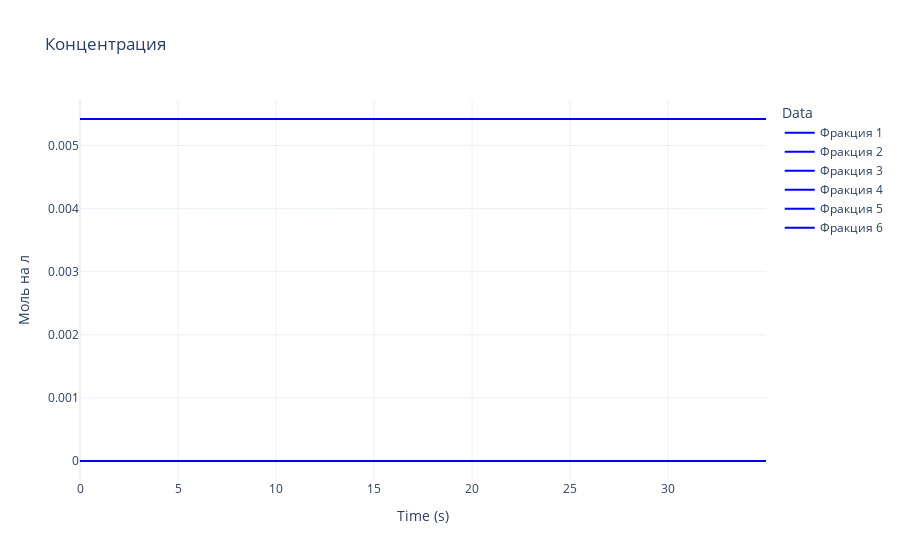

The cell this chart's notebook holds for it:
### Code cell
n = 6
P = block1(n)
block2(P, n)

### Figure 1 — Plotly figure (JSON) as saved in the notebook; plotly's stock layout.template omitted (floating-point values rounded to 4 significant figures; data arrays with more than 128 entries replaced by an {"elided": "..."} marker saying what was removed)
{"data": [{"marker": {"color": "blue", "size": 8}, "mode": "lines", "name": "Фракция 1", "type": "scatter", "x": {"elided": "3500 float values"}, "y": {"elided": "3501 float values"}}, {"marker": {"color": "blue", "size": 8}, "mode": "lines", "name": "Фракция 2", "type": "scatter", "x": {"elided": "3500 float values"}, "y": {"elided": "3501 float values"}}, {"marker": {"color": "blue", "size": 8}, "mode": "lines", "name": "Фракция 3", "type": "scatter", "x": {"elided": "3500 float values"}, "y": {"elided": "3501 float values"}}, {"marker": {"color": "blue", "size": 8}, "mode": "lines", "name": "Фракция 4", "type": "scatter", "x": {"elided": "3500 float values"}, "y": {"elided": "3501 float values"}}, {"marker": {"color": "blue", "size": 8}, "mode": "lines", "name": "Фракция 5", "type": "scatter", "x": {"elided": "3500 float values"}, "y": {"elided": "3501 float values"}}, {"marker": {"color": "blue", "size": 8}, "mode": "lines", "name": "Фракция 6", "type": "scatter", "x": {"elided": "3500 float values"}, "y": {"elided": "3501 float values"}}], "layout": {"legend": {"title": {"text": "Data"}}, "title": {"text": "Концентрация"}, "xaxis": {"title": {"text": "Time (s)"}}, "yaxis": {"title": {"text": "Моль на л"}}}}
